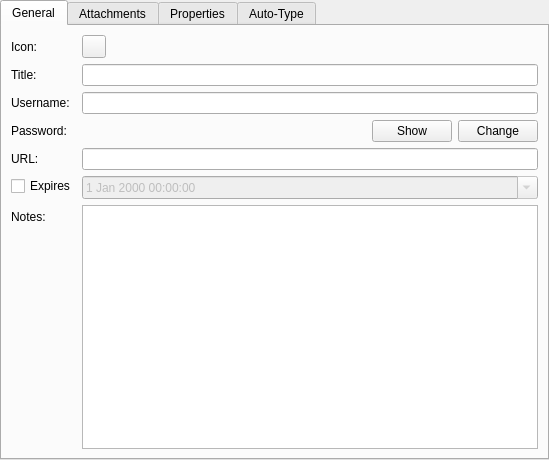
<?xml version="1.0" encoding="UTF-8"?>
<ui version="4.0">
 <class>VersionEditor</class>
 <widget class="QTabWidget" name="VersionEditor">
  <property name="geometry">
   <rect>
    <x>0</x>
    <y>0</y>
    <width>549</width>
    <height>460</height>
   </rect>
  </property>
  <property name="windowTitle">
   <string>TabWidget</string>
  </property>
  <property name="currentIndex">
   <number>0</number>
  </property>
  <widget class="QWidget" name="tab">
   <attribute name="title">
    <string>General</string>
   </attribute>
   <layout class="QFormLayout" name="formLayout_3">
    <property name="sizeConstraint">
     <enum>QLayout::SetDefaultConstraint</enum>
    </property>
    <item row="0" column="0">
     <widget class="QLabel" name="label_13">
      <property name="text">
       <string>Icon:</string>
      </property>
     </widget>
    </item>
    <item row="0" column="1">
     <widget class="IconButton" name="iconButton">
      <property name="text">
       <string/>
      </property>
     </widget>
    </item>
    <item row="1" column="0">
     <widget class="QLabel" name="label_6">
      <property name="text">
       <string>Title:</string>
      </property>
     </widget>
    </item>
    <item row="1" column="1">
     <widget class="QLineEdit" name="titleEdit"/>
    </item>
    <item row="2" column="0">
     <widget class="QLabel" name="label_7">
      <property name="text">
       <string>Username:</string>
      </property>
     </widget>
    </item>
    <item row="2" column="1">
     <widget class="QLineEdit" name="usernameEdit"/>
    </item>
    <item row="3" column="0">
     <widget class="QLabel" name="label_8">
      <property name="text">
       <string>Password:</string>
      </property>
     </widget>
    </item>
    <item row="3" column="1">
     <layout class="QHBoxLayout" name="horizontalLayout_5" stretch="1,0,0">
      <item>
       <widget class="QLabel" name="passwordLabel">
        <property name="text">
         <string>&lt;password&gt;</string>
        </property>
        <property name="textFormat">
         <enum>Qt::PlainText</enum>
        </property>
        <property name="textInteractionFlags">
         <set>Qt::TextSelectableByKeyboard|Qt::TextSelectableByMouse</set>
        </property>
       </widget>
      </item>
      <item>
       <widget class="QPushButton" name="showPasswordButton">
        <property name="text">
         <string>Show</string>
        </property>
        <property name="checkable">
         <bool>true</bool>
        </property>
        <property name="checked">
         <bool>false</bool>
        </property>
       </widget>
      </item>
      <item>
       <widget class="QPushButton" name="changePasswordButton">
        <property name="text">
         <string>Change</string>
        </property>
       </widget>
      </item>
     </layout>
    </item>
    <item row="4" column="0">
     <widget class="QLabel" name="label_9">
      <property name="text">
       <string>URL:</string>
      </property>
     </widget>
    </item>
    <item row="4" column="1">
     <widget class="QLineEdit" name="urlEdit"/>
    </item>
    <item row="5" column="1">
     <widget class="QDateTimeEdit" name="expireEdit">
      <property name="enabled">
       <bool>false</bool>
      </property>
      <property name="calendarPopup">
       <bool>true</bool>
      </property>
     </widget>
    </item>
    <item row="6" column="0">
     <widget class="QLabel" name="label_10">
      <property name="text">
       <string>Notes:</string>
      </property>
     </widget>
    </item>
    <item row="6" column="1">
     <widget class="QPlainTextEdit" name="notesEdit"/>
    </item>
    <item row="5" column="0">
     <widget class="QCheckBox" name="expiresCheckBox">
      <property name="text">
       <string>Expires</string>
      </property>
     </widget>
    </item>
   </layout>
  </widget>
  <widget class="QWidget" name="tab_2">
   <attribute name="title">
    <string>Attachments</string>
   </attribute>
   <layout class="QVBoxLayout" name="verticalLayout_7">
    <item>
     <widget class="QGroupBox" name="groupBox">
      <property name="title">
       <string>Attached strings</string>
      </property>
      <layout class="QHBoxLayout" name="horizontalLayout_3">
       <item>
        <widget class="QTreeView" name="stringView">
         <property name="rootIsDecorated">
          <bool>false</bool>
         </property>
        </widget>
       </item>
       <item>
        <layout class="QVBoxLayout" name="verticalLayout_5">
         <item>
          <widget class="QPushButton" name="stringAdd">
           <property name="text">
            <string>Add</string>
           </property>
          </widget>
         </item>
         <item>
          <spacer name="verticalSpacer_2">
           <property name="orientation">
            <enum>Qt::Vertical</enum>
           </property>
           <property name="sizeHint" stdset="0">
            <size>
             <width>20</width>
             <height>40</height>
            </size>
           </property>
          </spacer>
         </item>
         <item>
          <widget class="QPushButton" name="stringRemove">
           <property name="text">
            <string>Remove</string>
           </property>
          </widget>
         </item>
        </layout>
       </item>
      </layout>
     </widget>
    </item>
    <item>
     <widget class="QGroupBox" name="groupBox_2">
      <property name="title">
       <string>Attached files</string>
      </property>
      <layout class="QHBoxLayout" name="horizontalLayout_4">
       <item>
        <widget class="QTreeView" name="filesView">
         <property name="rootIsDecorated">
          <bool>false</bool>
         </property>
        </widget>
       </item>
       <item>
        <layout class="QVBoxLayout" name="verticalLayout_6">
         <item>
          <widget class="QPushButton" name="fileAttach">
           <property name="text">
            <string>Attach</string>
           </property>
          </widget>
         </item>
         <item>
          <widget class="QPushButton" name="fileExport">
           <property name="text">
            <string>Export</string>
           </property>
          </widget>
         </item>
         <item>
          <spacer name="verticalSpacer_3">
           <property name="orientation">
            <enum>Qt::Vertical</enum>
           </property>
           <property name="sizeHint" stdset="0">
            <size>
             <width>20</width>
             <height>40</height>
            </size>
           </property>
          </spacer>
         </item>
         <item>
          <widget class="QPushButton" name="fileRemove">
           <property name="text">
            <string>Remove</string>
           </property>
          </widget>
         </item>
        </layout>
       </item>
      </layout>
     </widget>
    </item>
   </layout>
  </widget>
  <widget class="QWidget" name="tab_3">
   <attribute name="title">
    <string>Properties</string>
   </attribute>
   <layout class="QVBoxLayout" name="verticalLayout_4" stretch="0,1,0,0,1">
    <item>
     <layout class="QFormLayout" name="formLayout">
      <property name="horizontalSpacing">
       <number>10</number>
      </property>
      <item row="0" column="0">
       <widget class="QLabel" name="label_2">
        <property name="text">
         <string>UUID:</string>
        </property>
       </widget>
      </item>
      <item row="0" column="1">
       <widget class="QLabel" name="uuidLabel">
        <property name="text">
         <string>&lt;UUID&gt;</string>
        </property>
        <property name="textInteractionFlags">
         <set>Qt::TextSelectableByKeyboard|Qt::TextSelectableByMouse</set>
        </property>
       </widget>
      </item>
      <item row="1" column="0">
       <widget class="QLabel" name="label_5">
        <property name="text">
         <string>Override URL:</string>
        </property>
       </widget>
      </item>
      <item row="1" column="1">
       <widget class="QLineEdit" name="overrideUrlEdit"/>
      </item>
     </layout>
    </item>
    <item>
     <widget class="QGroupBox" name="groupBox_3">
      <property name="title">
       <string>Tags</string>
      </property>
      <layout class="QHBoxLayout" name="horizontalLayout_6">
       <item>
        <widget class="QListView" name="tagsView"/>
       </item>
       <item>
        <layout class="QVBoxLayout" name="verticalLayout_2">
         <item>
          <widget class="QPushButton" name="addTagButton">
           <property name="text">
            <string>Add</string>
           </property>
          </widget>
         </item>
         <item>
          <spacer name="verticalSpacer_4">
           <property name="orientation">
            <enum>Qt::Vertical</enum>
           </property>
           <property name="sizeHint" stdset="0">
            <size>
             <width>20</width>
             <height>40</height>
            </size>
           </property>
          </spacer>
         </item>
         <item>
          <widget class="QPushButton" name="removeTagButton">
           <property name="text">
            <string>Remove</string>
           </property>
          </widget>
         </item>
        </layout>
       </item>
      </layout>
     </widget>
    </item>
    <item>
     <layout class="QHBoxLayout" name="horizontalLayout_2">
      <item>
       <layout class="QFormLayout" name="formLayout_2">
        <property name="verticalSpacing">
         <number>10</number>
        </property>
        <item row="0" column="0">
         <widget class="QCheckBox" name="fgColorCheckbox">
          <property name="text">
           <string>Custom foreground color</string>
          </property>
         </widget>
        </item>
        <item row="0" column="1">
         <widget class="QToolButton" name="fgColorButton">
          <property name="enabled">
           <bool>false</bool>
          </property>
          <property name="text">
           <string/>
          </property>
         </widget>
        </item>
        <item row="1" column="0">
         <widget class="QCheckBox" name="bgColorCheckbox">
          <property name="text">
           <string>Custom background color</string>
          </property>
         </widget>
        </item>
        <item row="1" column="1">
         <widget class="QToolButton" name="bgColorButton">
          <property name="enabled">
           <bool>false</bool>
          </property>
          <property name="text">
           <string/>
          </property>
         </widget>
        </item>
       </layout>
      </item>
      <item>
       <spacer name="horizontalSpacer_2">
        <property name="orientation">
         <enum>Qt::Horizontal</enum>
        </property>
        <property name="sizeHint" stdset="0">
         <size>
          <width>40</width>
          <height>20</height>
         </size>
        </property>
       </spacer>
      </item>
     </layout>
    </item>
    <item>
     <layout class="QFormLayout" name="formLayout_4">
      <property name="horizontalSpacing">
       <number>10</number>
      </property>
      <property name="verticalSpacing">
       <number>10</number>
      </property>
      <item row="0" column="0">
       <widget class="QLabel" name="label_3">
        <property name="text">
         <string>Created:</string>
        </property>
       </widget>
      </item>
      <item row="0" column="1">
       <widget class="QLabel" name="createdLabel">
        <property name="text">
         <string/>
        </property>
        <property name="textInteractionFlags">
         <set>Qt::LinksAccessibleByKeyboard|Qt::LinksAccessibleByMouse|Qt::TextBrowserInteraction|Qt::TextSelectableByKeyboard|Qt::TextSelectableByMouse</set>
        </property>
       </widget>
      </item>
      <item row="1" column="0">
       <widget class="QLabel" name="label_11">
        <property name="text">
         <string>Last modified:</string>
        </property>
       </widget>
      </item>
      <item row="1" column="1">
       <widget class="QLabel" name="lastModifiedLabel">
        <property name="text">
         <string/>
        </property>
        <property name="textInteractionFlags">
         <set>Qt::LinksAccessibleByKeyboard|Qt::LinksAccessibleByMouse|Qt::TextBrowserInteraction|Qt::TextSelectableByKeyboard|Qt::TextSelectableByMouse</set>
        </property>
       </widget>
      </item>
      <item row="2" column="0">
       <widget class="QLabel" name="label_15">
        <property name="text">
         <string>Last accessed:</string>
        </property>
       </widget>
      </item>
      <item row="2" column="1">
       <widget class="QLabel" name="lastAccessedLabel">
        <property name="text">
         <string/>
        </property>
        <property name="textInteractionFlags">
         <set>Qt::LinksAccessibleByKeyboard|Qt::LinksAccessibleByMouse|Qt::TextBrowserInteraction|Qt::TextSelectableByKeyboard|Qt::TextSelectableByMouse</set>
        </property>
       </widget>
      </item>
      <item row="3" column="0">
       <widget class="QLabel" name="label_16">
        <property name="text">
         <string>Location changed:</string>
        </property>
       </widget>
      </item>
      <item row="3" column="1">
       <widget class="QLabel" name="locationChangedLabel">
        <property name="text">
         <string/>
        </property>
        <property name="textInteractionFlags">
         <set>Qt::LinksAccessibleByKeyboard|Qt::LinksAccessibleByMouse|Qt::TextBrowserInteraction|Qt::TextSelectableByKeyboard|Qt::TextSelectableByMouse</set>
        </property>
       </widget>
      </item>
      <item row="4" column="0">
       <widget class="QLabel" name="label_19">
        <property name="text">
         <string>Usage count:</string>
        </property>
       </widget>
      </item>
      <item row="4" column="1">
       <widget class="QLabel" name="usageCountLabel">
        <property name="text">
         <string/>
        </property>
        <property name="textInteractionFlags">
         <set>Qt::LinksAccessibleByKeyboard|Qt::LinksAccessibleByMouse|Qt::TextBrowserInteraction|Qt::TextSelectableByKeyboard|Qt::TextSelectableByMouse</set>
        </property>
       </widget>
      </item>
     </layout>
    </item>
    <item>
     <spacer name="verticalSpacer">
      <property name="orientation">
       <enum>Qt::Vertical</enum>
      </property>
      <property name="sizeHint" stdset="0">
       <size>
        <width>20</width>
        <height>370</height>
       </size>
      </property>
     </spacer>
    </item>
   </layout>
  </widget>
  <widget class="QWidget" name="tab_4">
   <property name="enabled">
    <bool>true</bool>
   </property>
   <attribute name="title">
    <string>Auto-Type</string>
   </attribute>
   <layout class="QVBoxLayout" name="verticalLayout_3">
    <item>
     <widget class="QLabel" name="label">
      <property name="enabled">
       <bool>false</bool>
      </property>
      <property name="text">
       <string>Not implemented yet...</string>
      </property>
      <property name="alignment">
       <set>Qt::AlignCenter</set>
      </property>
     </widget>
    </item>
   </layout>
  </widget>
 </widget>
 <customwidgets>
  <customwidget>
   <class>IconButton</class>
   <extends>QToolButton</extends>
   <header>ui/iconbutton.h</header>
  </customwidget>
 </customwidgets>
 <resources/>
 <connections/>
</ui>
